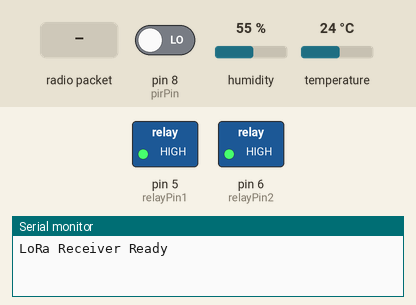
Simulated run of this sketch. Board: Arduino Uno, built with avr-gcc and run on an emulated ATmega328P. On the bench: switched loads named in the sketch (green lamp = pin HIGH), the last lines printed to the serial monitor. The test bench sets the inputs (shaded band); at power-on: pin 8 (pirPin) LOW, humidity 55 %, temperature 24 °C. No radio packets arrive unless stated.

Above: at 1.2 s.
1.3 s: radio packet "R1_ON" arrives
At 3.5 s:
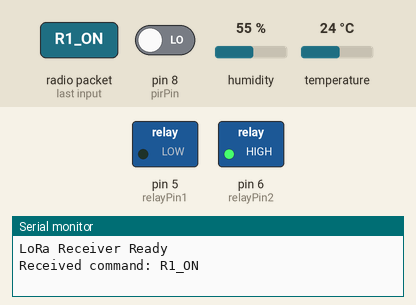
3.8 s: radio packet "R2_ON" arrives
At 5.6 s:
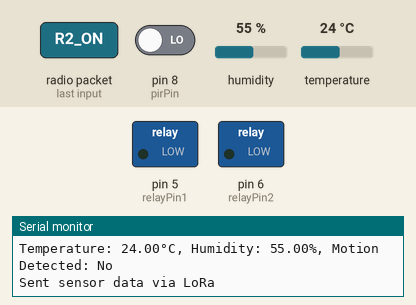
6.3 s: radio packet "R1_OFF" arrives
At 8.7 s:
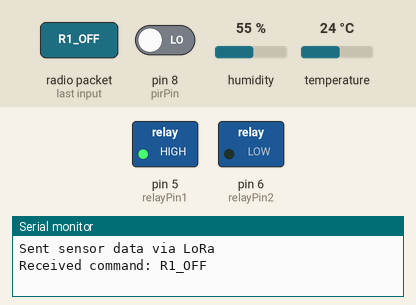
16.6 s: radio packet "R2_OFF" arrives
At 19.0 s:
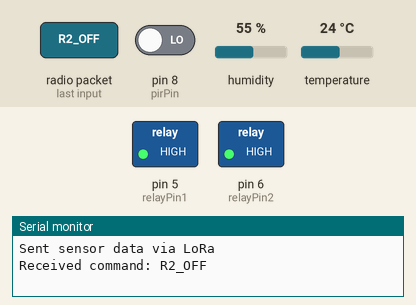
Timing chart, 0 to 20.1 s (numbered marks = the images above; inputs shaded):
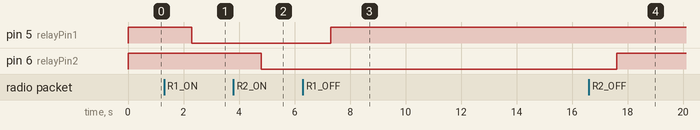

The sketch:

Receiver.ino
```cpp
#include <SPI.h>
#include <LoRa.h>
#include <DHT.h>

// Define LoRa module pins
const int csPin = 10;       // LoRa radio chip select (NSS)
const int resetPin = 9;     // LoRa radio reset
const int irqPin = 2;       // Interrupt request pin (DIO0)

// Define relay pins
#define relayPin1 5 // Relay for fan connected to GPIO 5
#define relayPin2 6 // Relay for bulb connected to GPIO 6

// Define DHT sensor setup
#define DHTPIN 7            // DHT11 data pin
#define DHTTYPE DHT11       // DHT11 sensor type
DHT dht(DHTPIN, DHTTYPE);

// Define PIR Motion Sensor pin
const int pirPin = 8;       // PIR motion sensor pin

//Define the parameters
float humidity = 0.0;
float temperature = 0.0;
int motionDetected = 0.0;
unsigned long int lastSend = 0;
int interval = 5000;

void setup() {
  Serial.begin(9600);
  pinMode(relayPin1, OUTPUT);
  pinMode(relayPin2, OUTPUT);
  // Ensure relays are OFF by default if using Normally Open
  digitalWrite(relayPin1, HIGH);
  digitalWrite(relayPin2, HIGH);

  // Initialize LoRa
  LoRa.setPins(csPin, resetPin, irqPin);
  if (!LoRa.begin(433E6)) {
    Serial.println("Starting LoRa failed!");
    while (1);
  }
  Serial.println("LoRa Receiver Ready");

  // Initialize DHT sensor
  dht.begin();

  // Initialize PIR motion sensor
  pinMode(pirPin, INPUT);
}

void loop() {
  if (millis() - lastSend >= 5000)
  {
    // Read sensor data
    humidity = dht.readHumidity();
    temperature = dht.readTemperature();
    motionDetected = digitalRead(pirPin);
    // Print sensor readings
    Serial.print("Temperature: ");
    Serial.print(temperature);
    Serial.print("°C, Humidity: ");
    Serial.print(humidity);
    Serial.print("%, Motion Detected: ");
    Serial.println(motionDetected ? "Yes" : "No");
    // Send sensor data via LoRa to transmitter
    sendSensorData(temperature, humidity, motionDetected);
    lastSend = millis ();
  }

  // Check for LoRa commands
  receiveLoRaCommand();
}

void sendSensorData(float temperature, float humidity, int motionDetected) {
  LoRa.beginPacket();
  LoRa.print("Temp:");
  LoRa.print(temperature);
  LoRa.print(",Humidity:");
  LoRa.print(humidity);
  LoRa.print(",Motion:");
  LoRa.println(motionDetected ? "1" : "0");
  LoRa.endPacket();
  Serial.println("Sent sensor data via LoRa");
}

void receiveLoRaCommand() {
  int packetSize = LoRa.parsePacket();
  if (packetSize) {
    String receivedCommand = LoRa.readString();
    Serial.println("Received command: " + receivedCommand);

    // Process the received command
    if (receivedCommand == "R1_ON") {
      digitalWrite(relayPin1, LOW); // Turn on relay 1
    } else if (receivedCommand == "R1_OFF") {
      digitalWrite(relayPin1, HIGH); // Turn off relay 1
    }
    else if (receivedCommand == "R2_ON") {
      digitalWrite(relayPin2, LOW); // Turn on relay 2
    } else if (receivedCommand == "R2_OFF") {
      digitalWrite(relayPin2, HIGH); // Turn off relay 2
    }
  }
}
```

Measured:
- after the input at 1.3 s, pin 5 (relayPin1): HIGH → LOW after 1.0 s
- after the input at 3.8 s, pin 6 (relayPin2): HIGH → LOW after 1.0 s
- after the input at 6.3 s, pin 5 (relayPin1): LOW → HIGH after 1.0 s
- after the input at 16.6 s, pin 6 (relayPin2): LOW → HIGH after 1.0 s
